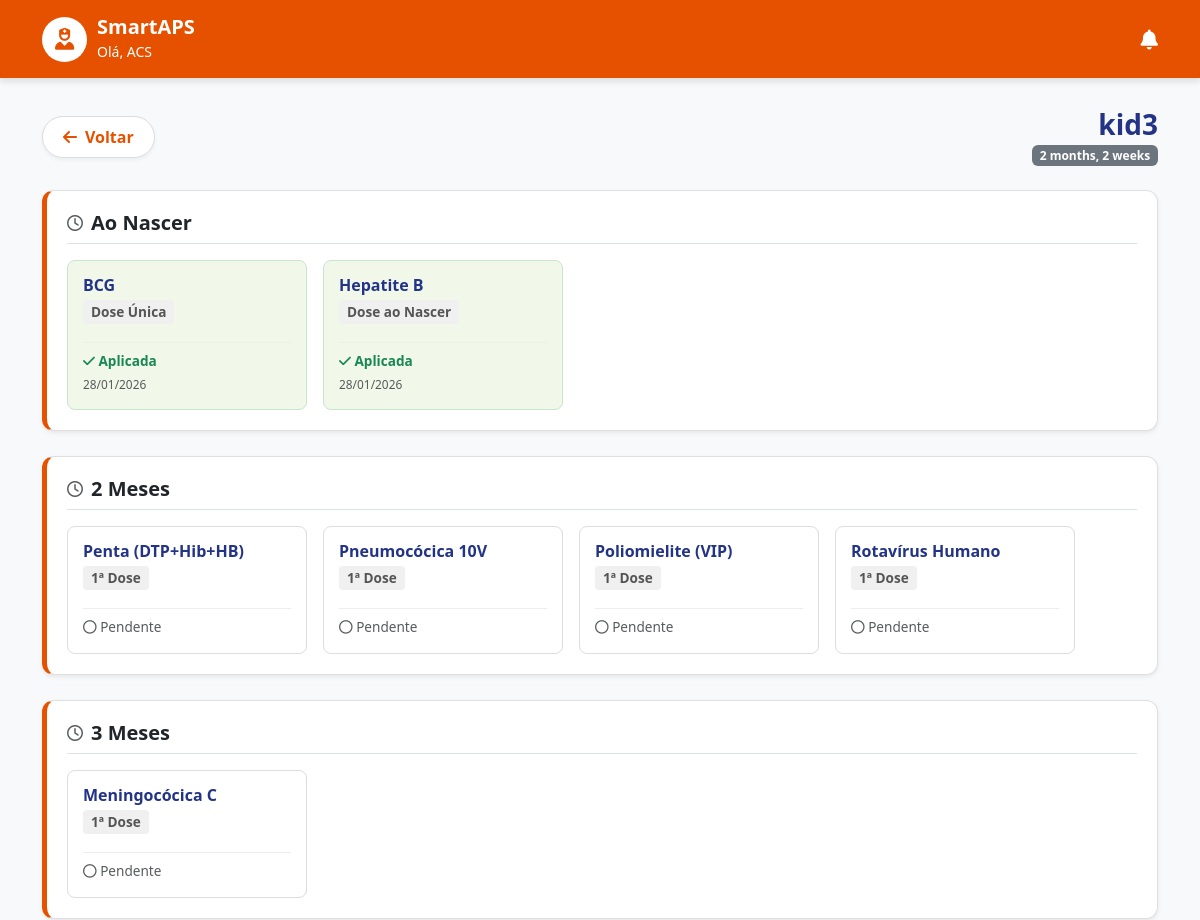
Before: /crianca/4/cartao/ (upper part) with the older database file.
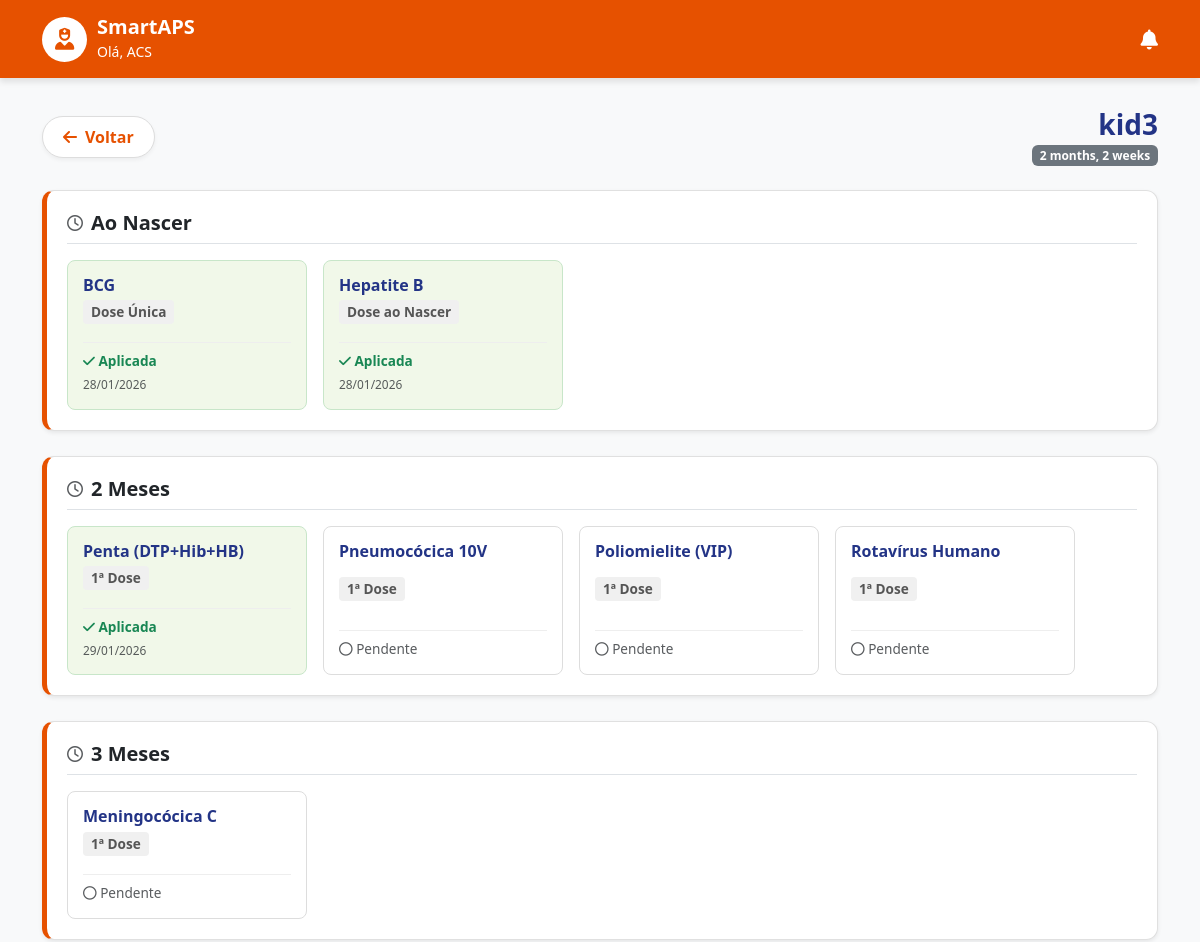
After: the same page with the newer database file.
### core/models.py (models this page shows, shortened)
class RegistroVacina(models.Model):
    lote = models.CharField(max_length=50, blank=True, null=True)
    observacao = models.TextField(blank=True, null=True)
    STATUS_CHOICES = [
        ('PENDENTE', 'Em Aberto'),
        ('ATRASADA', 'Atrasada'), # Isso pode ser calculado dinamicamente também
        ('APLICADA', 'Aplicada'),
    ]
    VIA_CHOICES = [
        ('INTRAMUSCULAR', 'Intramuscular'),
        ('SUBCUTANEA', 'Subcutânea'),
        ('ORAL', 'Oral'),
        ('INTRADERMICA', 'Intradérmica'),
    ]
    crianca = models.ForeignKey(Crianca, on_delete=models.CASCADE, related_name='registros')
    vacina = models.ForeignKey(Vacina, on_delete=models.CASCADE)
    status = models.CharField(max_length=20, choices=STATUS_CHOICES, default='PENDENTE')
    dose = models.CharField(max_length=50) # Ex: 1ª Dose, Reforço
    lote = models.CharField(max_length=50, blank=True)
    fabricante = models.CharField(max_length=100, blank=True)
    observacoes = models.TextField(blank=True, null=True)
    profissional_aplicou = models.CharField(max_length=100, blank=True)
    data_aplicacao = models.DateField(blank=True, null=True)
    via_administracao = models.CharField(max_length=30, choices=VIA_CHOICES, blank=True)
    local_aplicacao = models.CharField(max_length=100, blank=True) # Ex: Deltoide direito
    estrategia = models.CharField(max_length=100, default="Rotina") # Rotina ou Campanha
    class Meta:
        indexes = [
            models.Index(fields=['status']), # Muito usado para contar atrasos
        ]
    aplicado_por = models.ForeignKey(
        settings.AUTH_USER_MODEL, # Aponta para o seu UsuarioACS
        on_delete=models.SET_NULL, # Se o usuário for demitido/deletado, o registro fica mas sem nome
        null=True,
        blank=True,
        related_name='vacinas_aplicadas'
    )
    ESTRATEGIAS = [
        ('ROTINA', 'Rotina'),
        ('CAMPANHA', 'Campanha'),
        ('BLOQUEIO', 'Bloqueio'),
        ('ESPECIAL', 'Especial'),
    ]
    VIAS = [
        ('INTRAMUSCULAR', 'Intramuscular'),
        ('ORAL', 'Oral'),
        ('SUBCUTANEA', 'Subcutânea'),
        ('INTRADERMICA', 'Intradérmica'),
    ]
    LOCAIS = [
        ('VASTO_LATERAL_D', 'Vasto Lateral Direito (Coxa)'),
        ('VASTO_LATERAL_E', 'Vasto Lateral Esquerdo (Coxa)'),
        ('DELTOIDE_D', 'Deltoide Direito (Braço)'),
        ('DELTOIDE_E', 'Deltoide Esquerdo (Braço)'),
        ('GLUTEO_D', 'Glúteo Direito'),
        ('GLUTEO_E', 'Glúteo Esquerdo'),
        ('BOCA', 'Boca (Oral)'),
        ('OUTROS', 'Outros'),
    ]
    status = models.CharField(max_length=20, default='PENDENTE') # Vamos tratar isso no form
    estrategia = models.CharField(max_length=20, choices=ESTRATEGIAS, default='ROTINA')
    via_administracao = models.CharField(max_length=20, choices=VIAS, default='INTRAMUSCULAR')
    local_aplicacao = models.CharField(max_length=20, choices=LOCAIS, blank=True, null=True)
    lote = models.CharField(max_length=50, blank=True, null=True)
    fabricante = models.CharField(max_length=50, blank=True, null=True)
    observacoes = models.TextField(blank=True, null=True)
    profissional_aplicou = models.CharField(max_length=100, blank=True, null=True)

class Vacina(models.Model):
    nome = models.CharField(max_length=100) # Ex: BCG, Pentavalente
    descricao_doenca = models.CharField("Previne que doença", max_length=200)
    idade_alvo_meses = models.IntegerField("Idade Alvo (meses)", help_text="0 para ao nascer")
    dose_padrao = models.CharField("Dose Padrão", max_length=50, default="Dose Única")
    class Meta:
        ordering = ['idade_alvo_meses', 'nome'] # Garante a ordem do calendário
    @property
    def idade_formatada(self):
        if self.idade_alvo_meses == 0:
            return "Ao Nascer"
        if self.idade_alvo_meses < 12:
            return f"{self.idade_alvo_meses} Meses"
        anos = self.idade_alvo_meses // 12
        meses_restantes = self.idade_alvo_meses % 12
        texto_anos = "Ano" if anos == 1 else "Anos"
        if meses_restantes == 0:
            return f"{anos} {texto_anos}"
        else:
            return f"{anos} {texto_anos} e {meses_restantes} Meses"

### core/views.py (the view)
# urls.py: path('crianca/<int:crianca_id>/cartao/', views.cartao_vacina, name='cartao_vacina'),
def cartao_vacina(request, crianca_id):
    crianca = get_object_or_404(Crianca, pk=crianca_id)
    hoje = date.today()
    idade_meses = (hoje.year - crianca.data_nascimento.year) * 12 + (hoje.month - crianca.data_nascimento.month)
    vacinas_vencidas = RegistroVacina.objects.filter(
        crianca=crianca,
        status='PENDENTE',
        vacina__idade_alvo_meses__lt=idade_meses # __lt significa "Less Than" (menor que)
    )
    if vacinas_vencidas.exists():
        vacinas_vencidas.update(status='ATRASADA')
    registros = RegistroVacina.objects.filter(crianca=crianca)\
        .select_related('vacina')\
        .order_by('vacina__idade_alvo_meses', 'vacina__nome') # <--- MUDANÇA AQUI
    return render(request, 'cartao_vacina.html', {'crianca': crianca, 'registros': registros})

### core/templates/cartao_vacina.html (shortened to what this page needs)
{% extends 'base.html' %}
{% block content %}
<div class="d-flex justify-content-between align-items-center mb-4">
    <a href="{% url 'lista_criancas' %}" class="btn-voltar-destaque">
        <i class="fa-solid fa-arrow-left"></i> Voltar
    </a>
    <div class="text-end">
        <h3 class="fw-bold m-0" style="color: var(--secondary-blue);">{{ crianca.nome }}</h3>
        <span class="badge bg-secondary">{{ crianca.data_nascimento|timesince }}</span>
    </div>
</div>
{% regroup registros by vacina.idade_formatada as cronograma %}
{% for grupo in cronograma %}
<div class="vacina-row shadow-sm position-relative">
    <div class="mb-3 border-bottom pb-2 d-flex align-items-center gap-2">
        <i class="fa-regular fa-clock text-muted"></i>
        <h5 class="fw-bold mb-0 text-dark">
            {{ grupo.grouper }}
        </h5>
    </div>
    <div class="d-flex flex-wrap gap-3">
        {% for registro in grupo.list %}
        <a href="{% url 'editar_registro' registro.id %}" class="dose-card status-{{ registro.status }}">
            <div class="dose-vacina-nome">{{ registro.vacina.nome }}</div>
            <span class="dose-badge">{{ registro.vacina.dose_padrao }}</span>
            <div class="status-footer mt-2">
                {% if registro.status == 'ATRASADA' %}
                    <span class="text-danger fw-bold"><i class="fa-solid fa-triangle-exclamation"></i> Atrasada</span>
                {% elif registro.status == 'APLICADA' %}
                    <span class="text-success fw-bold"><i class="fa-solid fa-check"></i> Aplicada</span>
                    <div class="small text-muted mt-1">
                        {{ registro.data_aplicacao|date:"d/m/Y" }}
                    </div>
                {% else %}
                    <span class="text-muted"><i class="fa-regular fa-circle"></i> Pendente</span>
                {% endif %}
            </div>
        </a>
        {% endfor %}
    </div>
</div>
{% empty %}
<div class="alert alert-info text-center py-5">
    <i class="fa-solid fa-folder-open fa-2x mb-3"></i><br>
    Nenhum registro encontrado.
</div>
{% endfor %}
{% endblock %}

Changed rows visible on the page:
changed RegistroVacina "Penta (DTP+Hib+HB)": status "PENDENTE" → "APLICADA" (drawn)
Other visible differences:
list line gone: "Pendente"
new list line: "Aplicada 29/01/2026"
